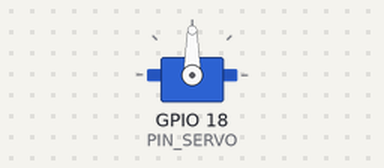
Simulated run of this program. Board: Raspberry Pi (BCM pin numbers). On the bench: servo. Servo angles are drawn from the pulse width (0.5 ms = 0°, 2.5 ms = 180°). At 4.0 s the program stops and its outputs stay as they are.

Above: at 0.1 s.
At 1.1 s:
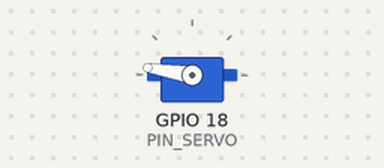
At 2.1 s:
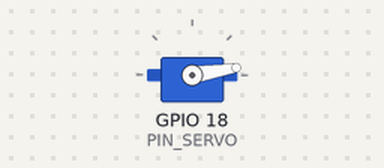
Timing chart, 0 to 4.5 s (numbered marks = the images above):
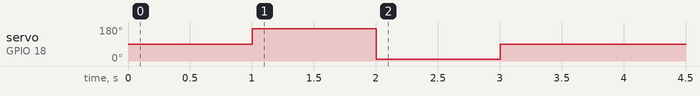

Measured:
- by itself, servo on GPIO 18 (PIN_SERVO): 90° → 171° at 1.0 s, → 9° 1.0 s later, → 90° 1.0 s later

The program:

R04ServoCtrl.py
```python
import pigpio
import time

PIN_SERVO = 18

servo = pigpio.pi()
servo.set_servo_pulsewidth(PIN_SERVO, 1500)
time.sleep(1)
servo.set_servo_pulsewidth(PIN_SERVO, 2400)
time.sleep(1)
servo.set_servo_pulsewidth(PIN_SERVO, 600)
time.sleep(1)
servo.set_servo_pulsewidth(PIN_SERVO, 1500)
time.sleep(1)
```
